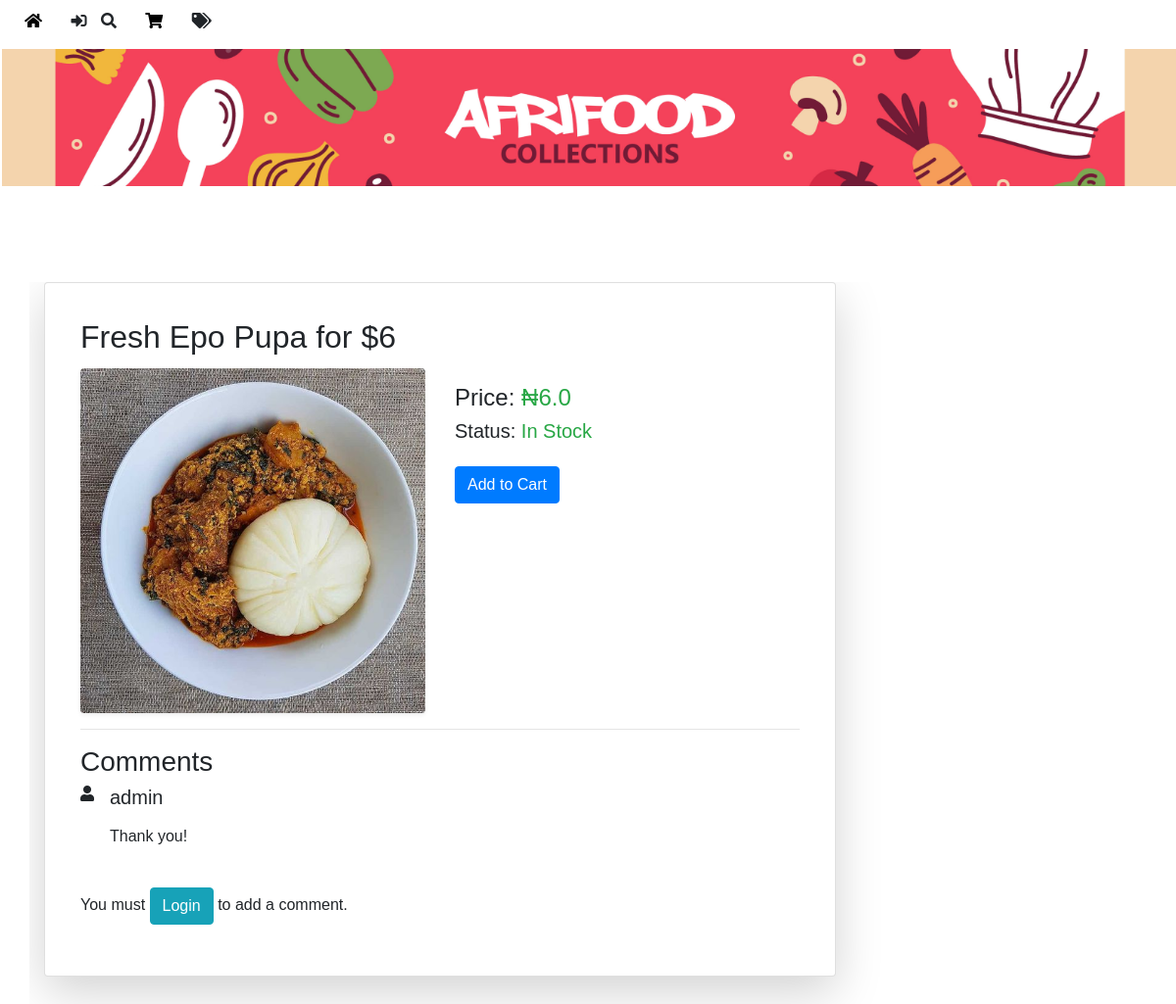
Before: /detail/oil/9/ with the older database file.
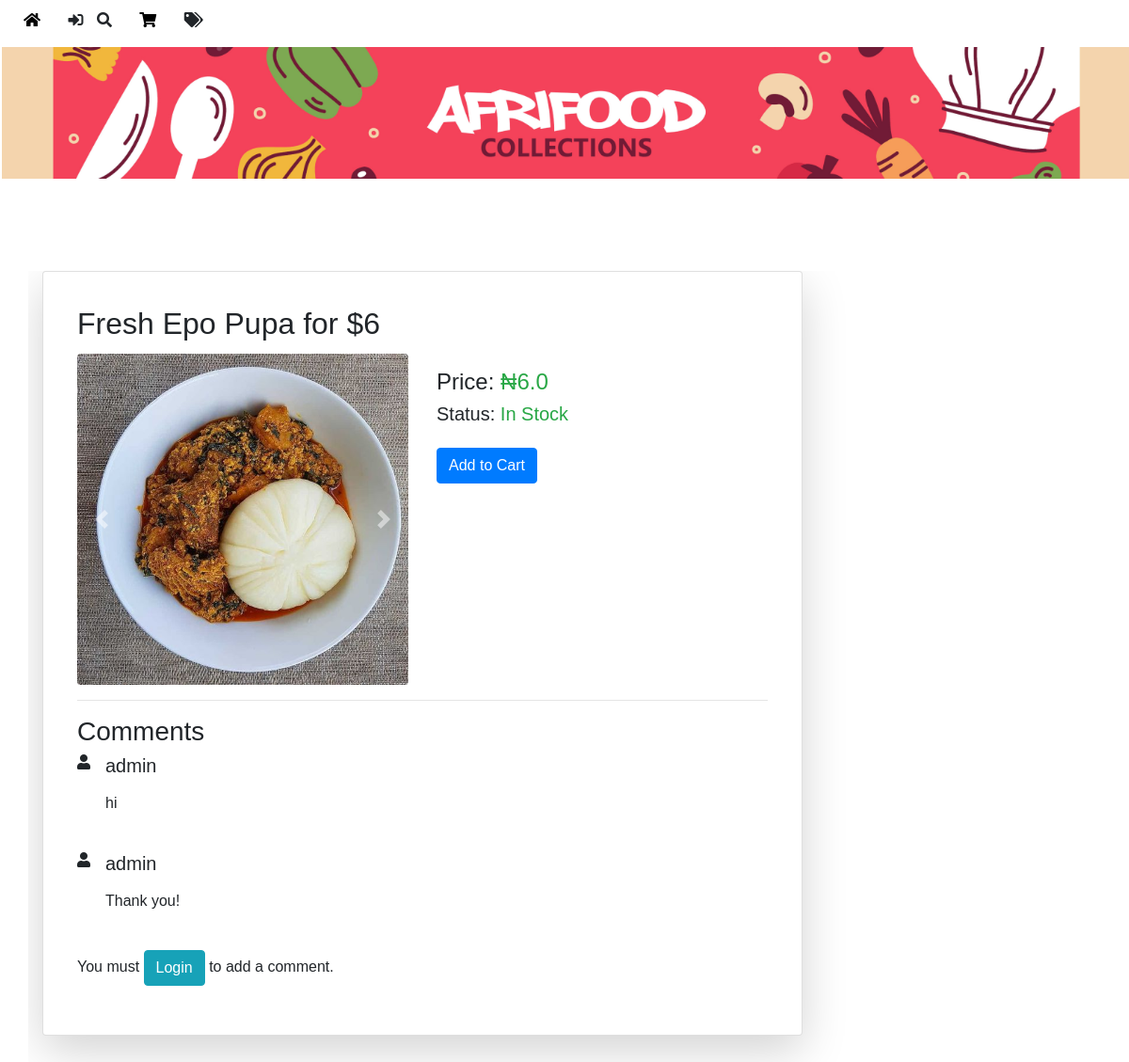
After: the same page with the newer database file.
### afri_food/models.py (models this page shows, shortened)
class Oil(models.Model):
    title = models.CharField(max_length=100)
    litres = models.FloatField(help_text="Enter the volume in litres")
    in_stock = models.BooleanField(default=True, help_text="Is this item in stock?")
    price = models.FloatField(help_text="Enter the price of the item")
    subcategory = models.ForeignKey(Subcategory, on_delete=models.CASCADE)
    images = GenericRelation(Image)
    comments = GenericRelation(Comment)

class Image(models.Model):
    content_type = models.ForeignKey(ContentType, on_delete=models.CASCADE)
    object_id = models.PositiveIntegerField()
    content_object = GenericForeignKey('content_type', 'object_id')
    image = models.ImageField(upload_to='images/')

class Comment(models.Model):
    content_type = models.ForeignKey(ContentType, on_delete=models.CASCADE)
    object_id = models.PositiveIntegerField()
    content_object = GenericForeignKey('content_type', 'object_id')
    author = models.ForeignKey(User, on_delete=models.CASCADE, blank=True, null=True)
    message = models.CharField(max_length=500)

class User(AbstractUser):
    phone_number = models.CharField(max_length=20, null=True, blank=True)

### afri_food/views.py (the view)
# urls.py: path('detail/<str:model>/<int:id>/', views.detail, name='product_detail'),
def detail(request, model, id):
    model_class = apps.get_model('afri_food', model)
    product = get_object_or_404(model_class, id=id)
    comments = Comment.objects.filter(content_type=ContentType.objects.get_for_model(model_class), object_id=product.id)
    in_cart = False
    if request.user.is_authenticated:
        in_cart = CartItem.objects.filter(
            cart__user=request.user,
            content_type=ContentType.objects.get_for_model(model_class),
            object_id=product.id
        ).exists()
    return render(request, "market/detail.html", {
        "product": product,
        "comments": comments,
        "model_name": model,
        "in_cart": in_cart
    })

### afri_food/context_processors.py (called while the page is built)
def cart_item_count(request):
    if request.user.is_authenticated:
        cart_item_count = CartItem.objects.filter(cart__user=request.user).count()
    else:
        cart_item_count = 0
    return {
        'cart_item_count': cart_item_count
    }

### afri_food/templates/market/detail.html (shortened to what this page needs)
{% extends 'market/layout.html' %}
{% block body %}
<div class="container mt-5" style="top: 50px;">
    <div class="card shadow-lg p-3 mb-5 bg-white rounded">
        <div class="card-body">
            <h2 class="card-title">{{ product.title }}</h2>
            <div class="row">
                <div class="col-md-6">
                    {% if product.images.count > 1 %}
                        <div id="productCarousel" class="carousel slide" data-ride="carousel">
                            <div class="carousel-inner">
                                {% for image in product.images.all %}
                                    <div class="carousel-item {% if forloop.first %}active{% endif %}">
                                        <img src="{{ image.image.url }}" class="d-block w-100 rounded shadow-sm" alt="{{ product.title }}">
                                    </div>
                                {% endfor %}
                            </div>
                            <a class="carousel-control-prev" href="#productCarousel" role="button" data-slide="prev">
                                <span class="carousel-control-prev-icon" aria-hidden="true"></span>
                            </a>
                            <a class="carousel-control-next" href="#productCarousel" role="button" data-slide="next">
                                <span class="carousel-control-next-icon" aria-hidden="true"></span>
                            </a>
                        </div>
                    {% else %}
                        <img src="{{ product.images.first.image.url }}" alt="{{ product.title }}" class="img-fluid rounded shadow-sm">
                    {% endif %}
                </div>
                <div class="col-md-6">
                    <p class="h4">Price: <span class="text-success">₦{{ product.price }}</span></p>
                    <p class="h5">Status: <span class="{{ product.in_stock|yesno:'text-success,text-danger' }}">{{ product.in_stock|yesno:"In Stock,Out of Stock" }}</span></p>
                    <div class="mt-4">
                        {% if user %}
                        {% if in_cart %}
                            <button class="btn btn-danger remove-from-cart" data-product-type="{{ model_name }}" data-item-id="{{ product.id }}">Remove from Cart</button>
                        {% else %}
                            <button class="btn btn-primary add-to-cart" data-product-type="{{ model_name }}" data-item-id="{{ product.id }}">Add to Cart</button>
                        {% endif %}
                        {% endif %}
                    </div>
                </div>
            </div>
            <hr>
            <h3>Comments</h3>
            <div id="comments">
                {% for comment in comments %}
                    <div class="media mb-4">
                        <i class="fas fa-user mr-3 rounded-circle" src="" alt="User Avatar"></i>
                        <div class="media-body">
                            <h5 class="mt-0">{{ comment.author.username }}</h5>
                            <p>{{ comment.message }}</p>
                        </div>
                    </div>
                {% endfor %}
            </div>
            {% if user.is_authenticated %}
                <h4>Add a comment</h4>
                <form id="commentForm" class="mt-3">
                    <div class="form-group">
                        <textarea name="comment" id="comment" class="form-control" rows="3" placeholder="Write your comment here..." required></textarea>
                    </div>
                    <button type="submit" class="btn btn-primary">Submit</button>
                </form>
            {% else %}
                <p>You must <span class="btn btn-info" onclick="openModal('loginModal')">Login</span> to add a comment.</p>
            {% endif %}
        </div>
    </div>
</div>
{% endblock %}

Changed rows visible on the page:
now on this page (row unchanged): Image: image (picture)
added Comment: author.username "admin", message "hi"
